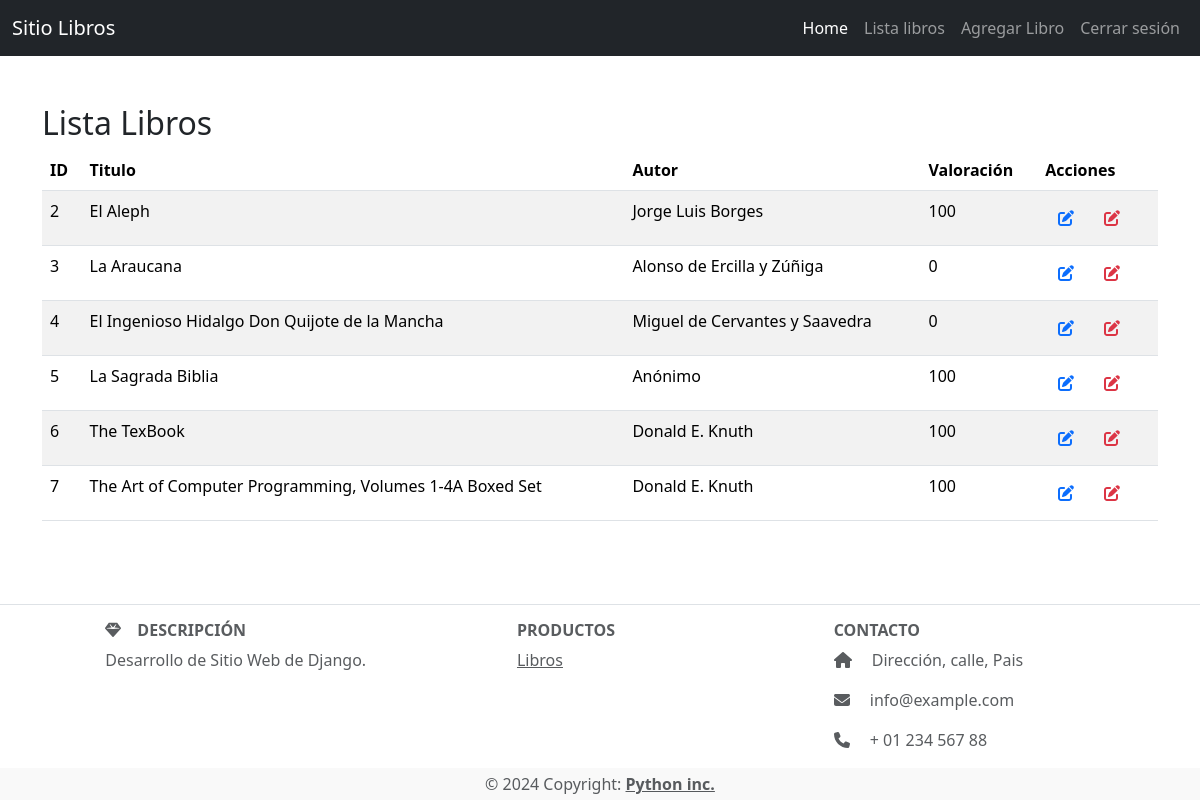
Page /book/lista_libros/ (signed in) on the committed database.
### book/models.py (models this page shows)
class Book(models.Model):
    titulo = models.CharField(max_length = 100, null = False)
    autor = models.CharField(max_length = 50, null = False)
    valoracion = models.IntegerField(help_text = 'Valoración entre 0 y 100')
    fecha_creacion = models.DateTimeField(default=datetime.datetime.now())
    fecha_modificacion = models.DateTimeField(default=datetime.datetime.now())
    class Meta:
        verbose_name = 'Libro'
        verbose_name_plural = 'Libros'
        permissions = [
            ('book.view', 'Puede ver los libros'),
            ('development', 'Permiso como Desarrollador'),
            ('scrum_master', 'Permiso como Scrum Master'),
            ('product_owner', 'Permiso como Product Owner')
        ]

### book/views.py (the view)
# urls.py: path('lista_libros/', lista_libros, name='lista_libros'),
@login_required # para que solo se pueda acceder si esta logeado
def lista_libros(request):
    libros = Book.objects.all()
    return render(request, 'lista_libros.html', {'libros': libros})

### book/templates/lista_libros.html (shortened to what this page needs)
{% extends 'layout.html' %}
{% load bootstrap5 %}
{% block content %}
    <section class="container mt-5">
        <h2>Lista Libros</h2>
        {% if libros %}
        <table class="table table-striped">
          <thead>
            <tr>
              <th scope="col">ID</th>
              <th scope="col">Titulo</th>
              <th scope="col">Autor</th>
              <th scope="col">Valoración</th>
              <th scope="col">Acciones</th>
            </tr>
          </thead>
          <tbody>
          {% for libro in libros %}
            <tr>
              <td>{{ libro.id }}</td>
              <td>{{ libro.titulo }}</td>
              <td>{{ libro.autor }}</td>
              <td>{{ libro.valoracion }}</td>
              <td>
                <a class="btn" href="{% url 'editar_libro' libro_id=libro.id %}" role="button" data-bs-toggle="tooltip" data-bs-placement="top" title="Editar">
                  <i class="fa fa-edit text-primary"></i>
                </a>
                <a class="btn" href="{% url 'eliminar_libro' libro_id=libro.id %}" role="button" data-bs-toggle="tooltip" data-bs-placement="top" title="Eliminar">
                  <i class="fa fa-edit text-danger"></i>
                </a>
              </td>
            </tr>
          {% empty %}
            <tr>
                <td colspan="4">No hay libros disponibles</td>
            </tr>
          {% endfor %}
          </tbody>
        </table>
        {% else %}
        <p>No hay libros disponibles</p>
        {% endif %}
    </section>
{% endblock %}

### book/templates/layout.html (shortened to what this page needs)
{% extends 'base.html' %}

### book/templates/base.html (shortened to what this page needs)
<!DOCTYPE html>
<html lang="en">
<head>
    {% load bootstrap5 %}
    {% bootstrap_css %}
    <link rel="stylesheet" href="https://cdnjs.cloudflare.com/ajax/libs/font-awesome/6.6.0/css/all.min.css" />
</head>
<body>
    {% include 'navbar.html' %}
    {%  block content %}
    {% endblock %}
    {% include 'footer.html' %}
</body>
</html>

### book/templates/navbar.html (shortened to what this page needs)
{% load bootstrap5 %}
{% block content %}
<nav class="navbar navbar-expand-lg navbar-dark bg-dark">
    <div class="container-fluid">
      <a class="navbar-brand" href="#">Sitio Libros</a>
      <div class="collapse navbar-collapse" id="navbarNav">
        <ul class="navbar-nav ms-auto">
          <li class="nav-item">
            <a class="nav-link active" aria-current="page" href="{% url 'index' %}">Home</a>
          </li>
          {%  if user.is_authenticated %}
          <li class="nav-item">
            <a class="nav-link" href="{% url 'lista_libros'  %}">Lista libros</a>
          </li>
          <li class="nav-item">
            <a class="nav-link" href="{% url 'crear_libro' %}">Agregar Libro</a>
          </li>
          <li class="nav-item">
            <a class="nav-link" href="{% url 'logout' %}">Cerrar sesión</a>
          </li>
          {% endif %}
        </ul>
      </div>
    </div>
</nav>
{%  endblock  %}

### book/templates/footer.html
{% load bootstrap5 %}
{% block content %}
 <footer class="d-none d-lg-block text-center text-lg-start bg-white text-muted fixed-bottom">
     <section class="d-flex justify-content-center justify-content-lg-between p-1 border-bottom">
     </section>
     <section class="">
        <div class="container text-center text-md-start mt-1">
            <div class="row mt-3">
                <div class="col-md-3 col-lg-4 col-xl-3 mx-auto mb-2">
                     <h6 class="text-uppercase fw-bold mb-2">
                        <i class="fas fa-gem me-3 text-grayish"></i>Descripción
                    </h6> <p> Desarrollo de Sitio Web de Django. </p>
                </div>
                <div class="col-md-2 col-lg-2 col-xl-2 mx-auto mb-2">
                     <h6 class="text-uppercase fw-bold mb-2"> Productos </h6>
                     <p> <a href="{% url 'lista_libros' %}" class="text-reset">Libros</a> </p>
                </div>
                <div class="col-md-4 col-lg-3 col-xl-3 mx-auto mb-md-0 mb-2">
                     <h6 class="text-uppercase fw-bold mb-2">Contacto</h6>
                     <p><i class="fas fa-home me-3 text-grayish"></i> Dirección, calle, Pais</p>
                     <p> <i class="fas fa-envelope me-3 text-grayish"></i> info@example.com </p>
                     <p><i class="fas fa-phone me-3 text-grayish"></i> + 01 234 567 88</p>
                </div>
            </div>
        </div>
    </section>
     <div class="text-center p-1" style="background-color: rgba(0, 0, 0, 0.025);"> © 2024 Copyright:
        <a class="text-reset fw-bold" href="http://localhost:8000">Python inc.</a>
    </div>
</footer>
{% endblock %}

### rows in the picture
Book: id "2", titulo "El Aleph", autor "Jorge Luis Borges", valoracion "100"
Book: id "3", titulo "La Araucana", autor "Alonso de Ercilla y Zúñiga", valoracion "0"
Book: id "4", titulo "El Ingenioso Hidalgo Don Quijote de la Mancha", autor "Miguel de Cervantes y Saavedra", valoracion "0"
Book: id "5", titulo "La Sagrada Biblia", autor "Anónimo", valoracion "100"
Book: id "6", titulo "The TexBook", autor "Donald E. Knuth", valoracion "100"
Book: id "7", titulo "The Art of Computer Programming, Volumes 1-4A Boxed Set", autor "Donald E. Knuth", valoracion "100"
